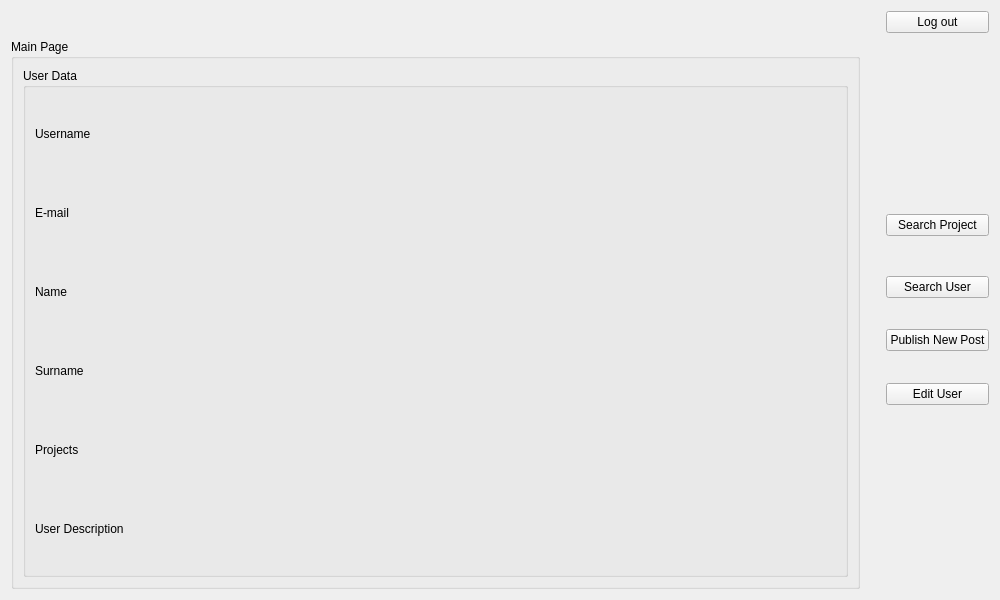
<?xml version="1.0" encoding="UTF-8"?>
<ui version="4.0">
 <class>UserPage</class>
 <widget class="QWidget" name="UserPage">
  <property name="geometry">
   <rect>
    <x>0</x>
    <y>0</y>
    <width>1000</width>
    <height>600</height>
   </rect>
  </property>
  <property name="windowTitle">
   <string>Form</string>
  </property>
  <layout class="QGridLayout" name="gridLayout_2">
   <item row="0" column="0">
    <spacer name="horizontalSpacer_3">
     <property name="orientation">
      <enum>Qt::Horizontal</enum>
     </property>
     <property name="sizeHint" stdset="0">
      <size>
       <width>40</width>
       <height>20</height>
      </size>
     </property>
    </spacer>
   </item>
   <item row="9" column="2">
    <spacer name="verticalSpacer_9">
     <property name="orientation">
      <enum>Qt::Vertical</enum>
     </property>
     <property name="sizeType">
      <enum>QSizePolicy::Fixed</enum>
     </property>
     <property name="sizeHint" stdset="0">
      <size>
       <width>20</width>
       <height>48</height>
      </size>
     </property>
    </spacer>
   </item>
   <item row="4" column="2">
    <spacer name="verticalSpacer_2">
     <property name="orientation">
      <enum>Qt::Vertical</enum>
     </property>
     <property name="sizeType">
      <enum>QSizePolicy::Fixed</enum>
     </property>
     <property name="sizeHint" stdset="0">
      <size>
       <width>20</width>
       <height>40</height>
      </size>
     </property>
    </spacer>
   </item>
   <item row="8" column="2">
    <spacer name="verticalSpacer_4">
     <property name="orientation">
      <enum>Qt::Vertical</enum>
     </property>
     <property name="sizeType">
      <enum>QSizePolicy::Fixed</enum>
     </property>
     <property name="sizeHint" stdset="0">
      <size>
       <width>20</width>
       <height>47</height>
      </size>
     </property>
    </spacer>
   </item>
   <item row="2" column="0" rowspan="11" colspan="2">
    <widget class="QGroupBox" name="groupBox">
     <property name="title">
      <string>Main Page</string>
     </property>
     <layout class="QGridLayout" name="gridLayout">
      <item row="2" column="0" colspan="3">
       <widget class="QGroupBox" name="groupBox_2">
        <property name="title">
         <string>User Data</string>
        </property>
        <layout class="QVBoxLayout" name="verticalLayout">
         <item>
          <widget class="QLabel" name="l_username">
           <property name="text">
            <string>Username</string>
           </property>
          </widget>
         </item>
         <item>
          <widget class="QLabel" name="l_email">
           <property name="text">
            <string>E-mail</string>
           </property>
          </widget>
         </item>
         <item>
          <widget class="QLabel" name="l_name">
           <property name="text">
            <string>Name</string>
           </property>
          </widget>
         </item>
         <item>
          <widget class="QLabel" name="l_surname">
           <property name="text">
            <string>Surname</string>
           </property>
          </widget>
         </item>
         <item>
          <widget class="QLabel" name="l_projects">
           <property name="text">
            <string>Projects</string>
           </property>
          </widget>
         </item>
         <item>
          <widget class="QLabel" name="l_user_description">
           <property name="text">
            <string>User Description</string>
           </property>
          </widget>
         </item>
        </layout>
       </widget>
      </item>
     </layout>
    </widget>
   </item>
   <item row="7" column="2">
    <spacer name="verticalSpacer_8">
     <property name="orientation">
      <enum>Qt::Vertical</enum>
     </property>
     <property name="sizeType">
      <enum>QSizePolicy::Fixed</enum>
     </property>
     <property name="sizeHint" stdset="0">
      <size>
       <width>20</width>
       <height>48</height>
      </size>
     </property>
    </spacer>
   </item>
   <item row="11" column="2">
    <spacer name="verticalSpacer">
     <property name="orientation">
      <enum>Qt::Vertical</enum>
     </property>
     <property name="sizeHint" stdset="0">
      <size>
       <width>20</width>
       <height>47</height>
      </size>
     </property>
    </spacer>
   </item>
   <item row="9" column="3">
    <widget class="QPushButton" name="pushUserEditButton">
     <property name="text">
      <string>Edit User</string>
     </property>
    </widget>
   </item>
   <item row="3" column="2">
    <spacer name="verticalSpacer_3">
     <property name="orientation">
      <enum>Qt::Vertical</enum>
     </property>
     <property name="sizeHint" stdset="0">
      <size>
       <width>20</width>
       <height>47</height>
      </size>
     </property>
    </spacer>
   </item>
   <item row="4" column="3">
    <widget class="QPushButton" name="pushSearchProjectButton">
     <property name="text">
      <string>Search Project</string>
     </property>
    </widget>
   </item>
   <item row="8" column="3">
    <widget class="QPushButton" name="pushPublishPostButton">
     <property name="text">
      <string>Publish New Post</string>
     </property>
    </widget>
   </item>
   <item row="7" column="3">
    <widget class="QPushButton" name="pushSearchUserButton">
     <property name="text">
      <string>Search User</string>
     </property>
    </widget>
   </item>
   <item row="0" column="3">
    <widget class="QPushButton" name="pushLogOutButton">
     <property name="text">
      <string>Log out</string>
     </property>
    </widget>
   </item>
  </layout>
 </widget>
 <resources/>
 <connections/>
</ui>
